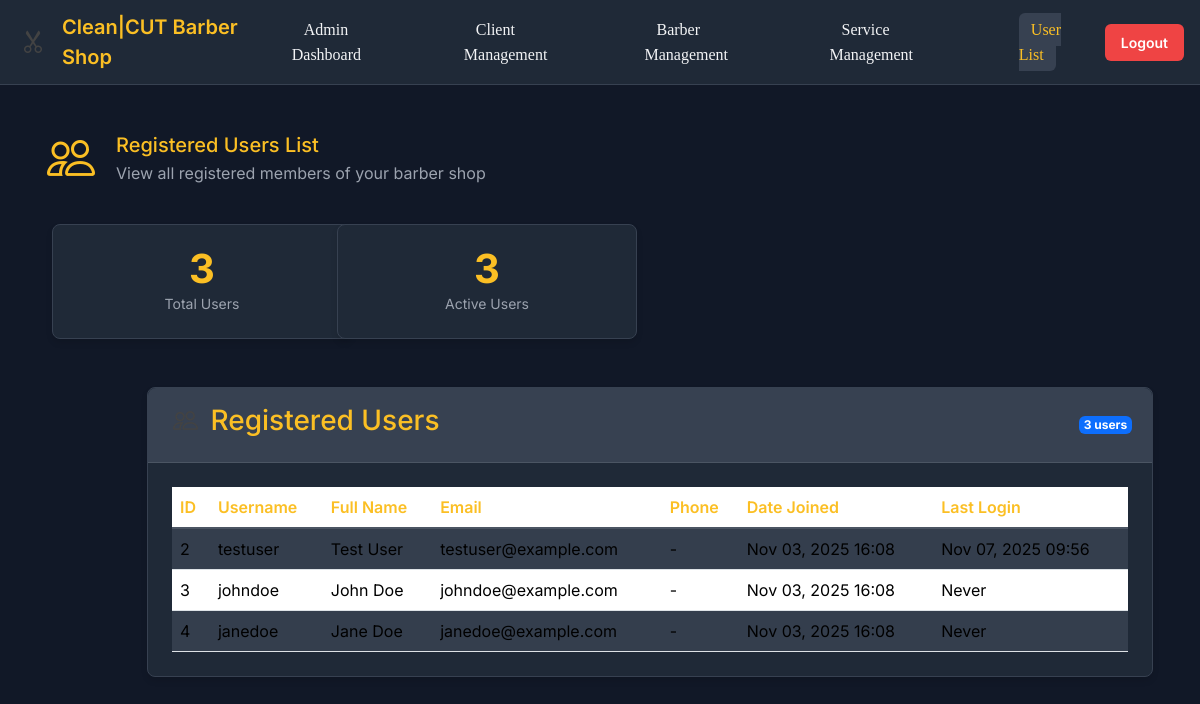
The app's page /user-list/ (signed in) with its own data.
### barberapp/models.py (models this page shows, shortened)
class Customer(models.Model):
    user = models.OneToOneField(User, on_delete=models.CASCADE)
    phone = models.CharField(max_length=15, blank=True, null=True)

### barberapp/views.py (the view)
# urls.py: path('user-list/', views.user_list, name='user_list'),
@login_required
def user_list(request):
    customers = Customer.objects.select_related('user').all()
    return render(request, 'user_list.html', {'customers': customers})

### barberapp/templates/user_list.html (shortened to what this page needs)
{% extends 'base.html' %}
{% load static %}
{% block content %}
<div class="top-nav">
    <div class="nav-container">
        <a href="{% url 'home' %}" class="nav-logo">
            <i class="bi bi-scissors"></i>
            Clean|CUT Barber Shop
        </a>
        <ul class="nav-menu">
            <li><a href="{% url 'admin_dashboard' %}">Admin Dashboard</a></li>
            <li><a href="{% url 'dashboard' %}">Client Management</a></li>
            <li><a href="{% url 'barber_list' %}">Barber Management</a></li>
            <li><a href="{% url 'service_list' %}">Service Management</a></li>
            <li><a href="{% url 'user_list' %}" class="active">User List</a></li>
        </ul>
        <div class="nav-user">
            <a href="{% url 'logout' %}" class="btn btn-danger btn-sm">Logout</a>
        </div>
    </div>
</div>
<div class="container mt-5">
    <div class="row">
        <div class="col-12">
            <div class="profile-header">
                <i class="bi bi-people profile-icon"></i>
                <div class="profile-details">
                    <h5>Registered Users List</h5>
                    <p>View all registered members of your barber shop</p>
                </div>
            </div>
        </div>
    </div>
    <div class="row mb-4">
        <div class="col-md-3">
            <div class="card stats-card">
                <div class="stats-number">{{ customers|length }}</div>
                <div class="stats-label">Total Users</div>
            </div>
        </div>
        <div class="col-md-3">
            <div class="card stats-card">
                <div class="stats-number">{{ customers|length|default:0 }}</div>
                <div class="stats-label">Active Users</div>
            </div>
        </div>
    </div>
    <div class="container">
        <div class="row justify-content-center">
            <div class="col-xl-10 col-lg-12">
                <div class="card mb-4" style="width: calc(100% + 100px); margin: 0 auto;">
                    <div class="card-header d-flex justify-content-between align-items-center">
                        <h3><i class="bi bi-people"></i> Registered Users</h3>
                        <span class="badge bg-primary">{{ customers|length }} users</span>
                    </div>
                    <div class="section-content">
                        {% if customers %}
                            <div class="table-responsive">
                                <table class="table table-striped">
                                    <thead>
                                        <tr>
                                            <th>ID</th>
                                            <th>Username</th>
                                            <th>Full Name</th>
                                            <th>Email</th>
                                            <th>Phone</th>
                                            <th>Date Joined</th>
                                            <th>Last Login</th>
                                        </tr>
                                    </thead>
                                    <tbody>
                                        {% for customer in customers %}
                                        <tr>
                                            <td>{{ customer.user.id }}</td>
                                            <td>{{ customer.user.username }}</td>
                                            <td>{{ customer.user.first_name }} {{ customer.user.last_name }}</td>
                                            <td>{{ customer.user.email }}</td>
                                            <td>{{ customer.phone|default:"-" }}</td>
                                            <td>{{ customer.user.date_joined|date:"M d, Y H:i" }}</td>
                                            <td>{{ customer.user.last_login|date:"M d, Y H:i"|default:"Never" }}</td>
                                        </tr>
                                        {% endfor %}
                                    </tbody>
                                </table>
                            </div>
                        {% else %}
                            <div class="text-center py-4">
                                <i class="bi bi-people" style="font-size: 3rem; color: #9ca3af;"></i>
                                <p class="mt-3">No registered users found.</p>
                            </div>
                        {% endif %}
                    </div>
                </div>
            </div>
        </div>
    </div>
</div>
{% endblock %}

### barberapp/static/style.css (style rules this page uses)
@media screen and (min-width:991px) { body { overflow-x: hidden; } }
@media screen and (min-width:991px) { * { margin: 0; padding: 0; box-sizing: border-box; } }
@media screen and (min-width:991px) { ul { display: flex; justify-content: space-around; } }
@media screen and (min-width:991px) { li a { width: 100vw; color: rgb(238, 238, 238); text-decoration: none; font-family:"Poppins"; } }
@media screen and (min-width:991px) { li { padding: 5px; list-style: none; } }
@media screen and (min-width:991px) { i { color: rgb(67, 67, 67); font-size: 25px; padding: 5px; } }
@media screen and (min-width:991px) { .card { border: none; margin-left: 10px; width: 300px; height: 50px; } }

### barberapp/templates/user_list.html (style rules this page uses)
body { background-color: #111827; color: #f3f4f6; font-family: 'Inter', sans-serif; padding-top: 70px; }
.top-nav { position: fixed; top: 0; left: 0; right: 0; background-color: #1f2937; z-index: 1000; border-bottom: 1px solid #374151; padding: 0.75rem 1rem; }
.nav-container { display: flex; justify-content: space-between; align-items: center; max-width: 1200px; margin: 0 auto; }
.nav-logo { display: flex; align-items: center; gap: 0.75rem; color: #fbbf24; text-decoration: none; font-weight: 600; font-size: 1.25rem; }
.nav-logo i { font-size: 1.5rem; }
.nav-menu { display: flex; gap: 1.5rem; list-style: none; margin: 0; padding: 0; }
.nav-menu a { color: #f3f4f6; text-decoration: none; font-weight: 500; padding: 0.5rem 0.75rem; border-radius: 0.375rem; transition: all 0.3s ease; }
.nav-menu a:hover, .nav-menu a.active { background-color: #374151; color: #fbbf24; }
.nav-user { display: flex; align-items: center; gap: 1rem; }
.card { background-color: #1f2937; border: 1px solid #374151; color: #f3f4f6; border-radius: 0.5rem; box-shadow: 0 4px 6px rgba(0, 0, 0, 0.1); margin-bottom: 1.5rem; }
.card-header { background-color: #374151; border-bottom: 1px solid #4b5563; color: #fbbf24; border-radius: 0.5rem 0.5rem 0 0 !important; padding: 1rem 1.25rem; }
.btn { border-radius: 0.375rem; font-weight: 600; padding: 0.5rem 1rem; }
.btn-danger { background-color: #ef4444; border: none; }
.table { color: #f3f4f6; margin-bottom: 0; }
.table-striped > tbody > tr:nth-of-type(odd) > * { background-color: #374151; }
.table thead th { border-bottom: 2px solid #4b5563; color: #fbbf24; font-weight: 600; }
.badge { padding: 0.25em 0.4em; font-size: 0.75em; font-weight: 700; border-radius: 0.375rem; }
.section-content { padding: 1.5rem; }
.stats-card { text-align: center; padding: 1.5rem; }
.stats-number { font-size: 2.5rem; font-weight: 700; color: #fbbf24; line-height: 1; }
.stats-label { font-size: 0.875rem; color: #9ca3af; margin-top: 0.25rem; }
.profile-header { display: flex; align-items: center; gap: 1rem; margin-bottom: 1.5rem; }
.profile-icon { font-size: 3rem; color: #fbbf24; }
.profile-details h5 { margin: 0; color: #fbbf24; }
.profile-details p { margin: 0.25rem 0 0; color: #9ca3af; }

### records on screen
Customer: user.id "2", user.username "testuser", user.first_name "Test", user.last_name "User", user.email "testuser@example.com", phone "-", user.date_joined "Nov 03, 2025 16:08", user.last_login "Nov 07, 2025 09:56"
Customer: user.id "3", user.username "johndoe", user.first_name "John", user.last_name "Doe", user.email "johndoe@example.com", phone "-", user.date_joined "Nov 03, 2025 16:08", user.last_login "Never"
Customer: user.id "4", user.username "janedoe", user.first_name "Jane", user.last_name "Doe", user.email "janedoe@example.com", phone "-", user.date_joined "Nov 03, 2025 16:08", user.last_login "Never"

### other values on screen
{{ customers|length }} "3"
{{ customers|length|default:0 }} "3"
